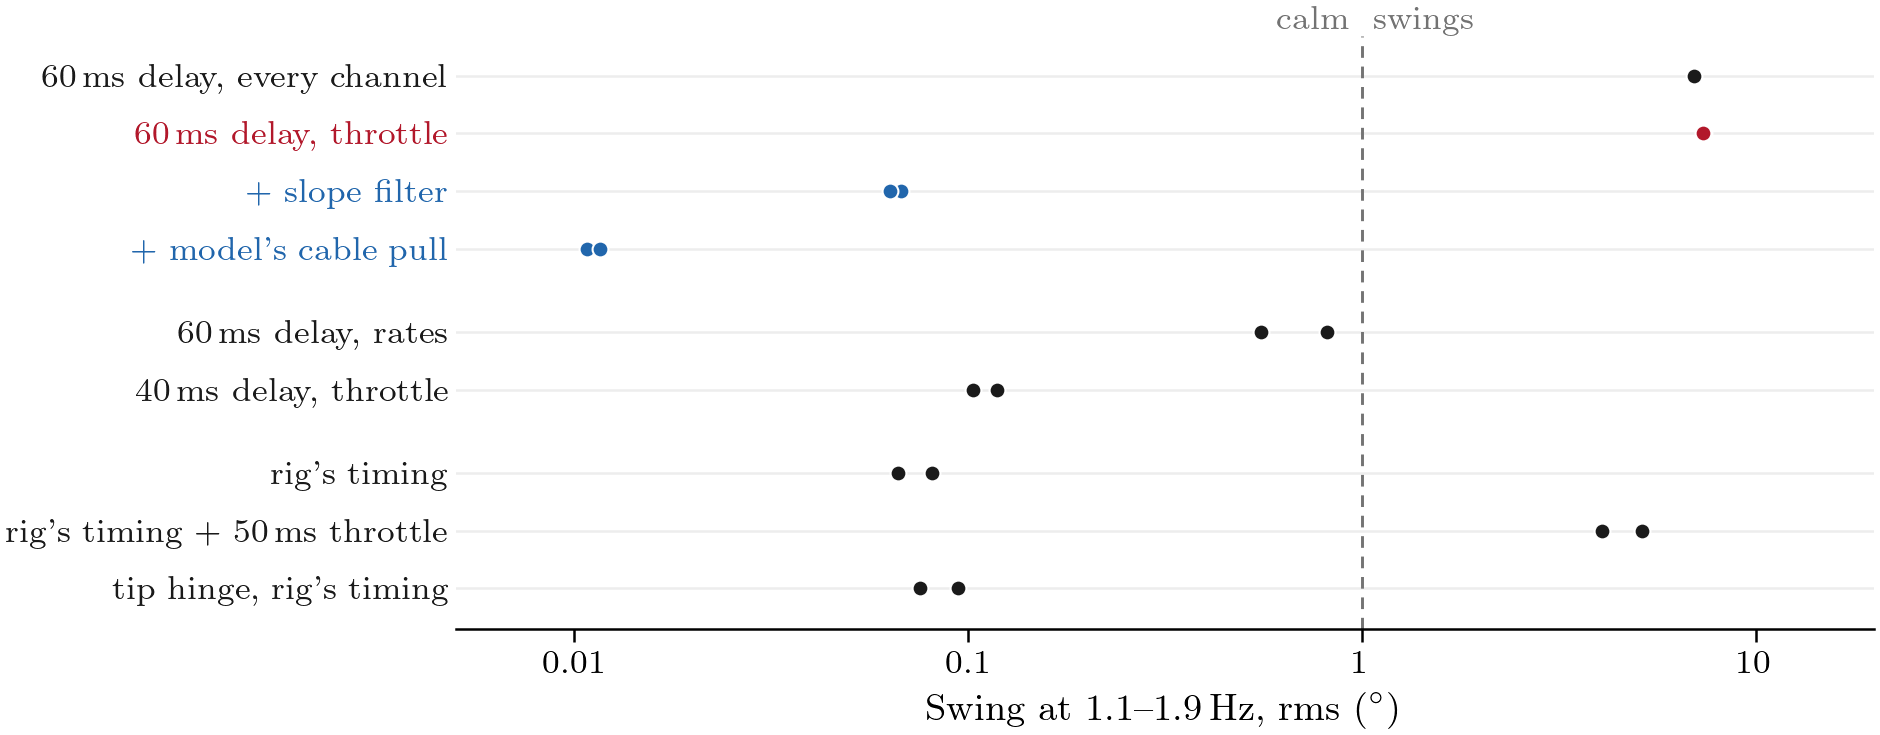

This figure's Python source:
#!/usr/bin/env python3
"""The pair's swing in the twin (card docs/experiments/2026-10-23_pair_mode_timing.md, rounds A-D): the 0.55 m pair
hover, the swing's size per timing arm and per fix.

Message: the twin's pair swings only when the throttle is delayed by about 50-60 ms; delay on the rates, the rig's
measured timing and the tip hinge stay calm, and both fixes (the slope filter, the cable pull taken from the model)
remove the 60 ms throttle swing.
Hero: M1(b), the ring normal's tip band-passed 1.1-1.9 Hz, rms from the top to LAND (tools/pair_swing.py, the card's
measure), one marker per run, on a log scale; the card's 1 deg testbed bar dashed. The 60 ms throttle case in red and
its two fixes in blue (round D's comparison); the other arms dark grey.
Runs: A R2449, R2450/R2451, R2452/R2453, R2454/R2455; B R2465/R2470 (rig timing, ema), R2479/R2480 (rig timing + 50 ms
on the throttle); C R2598/R2600 (the tip hinge, planner typed as today); D R2691/R2692 (slope), R2693/R2694 (cable
pull from the model). Left out: B's slope, 1 m, norate and nokff arms and C's re-typed arm (all calm, < 0.1 deg).
"""
import os
import sys

sys.path.insert(0, os.path.dirname(os.path.abspath(__file__)))
import review_style as S  # noqa: E402
import pair_swing as P  # noqa: E402

ROWS = ((r'60\,ms delay, every channel', ('R2449',), 'ctx'),
        (r'60\,ms delay, throttle', ('R2450', 'R2451'), 'base'),
        (r'$+$ slope filter', ('R2691', 'R2692'), 'fix'),
        (r"$+$ model's cable pull", ('R2693', 'R2694'), 'fix'),
        (r'60\,ms delay, rates', ('R2452', 'R2453'), 'ctx'),
        (r'40\,ms delay, throttle', ('R2454', 'R2455'), 'ctx'),
        (r"rig's timing", ('R2465', 'R2470'), 'ctx'),
        (r"rig's timing $+$ 50\,ms throttle", ('R2479', 'R2480'), 'ctx'),
        (r"tip hinge, rig's timing", ('R2598', 'R2600'), 'ctx'))
TESTBED_DEG = 1.0
GAP_BEFORE = {4, 6}          # a little space after the fixes and before the rig-timing rows


def main():
    S.setup()
    fig = S.figure('full', 2.45)
    ax = fig.subplots()
    ys, y = [], 0.0
    for i, _ in enumerate(ROWS):
        y += 1.0 + (0.45 if i in GAP_BEFORE else 0.0)
        ys.append(y)
    col = {'ctx': S.INK, 'base': S.RED, 'fix': S.BLUE}
    for (label, runs, kind), yy in zip(ROWS, ys):
        vals = [P.score(r)['m1_hover'] for r in runs]
        print(f'{label}: ' + ', '.join(f'{r} {v:.3f}' for r, v in zip(runs, vals)))
        ax.plot(vals, [yy] * len(vals), 'o', ms=S.MS, mfc=col[kind], mec='white', mew=0.5, zorder=3)
        ax.axhline(yy, color=S.FILL, lw=0.6, zorder=0)
    S.ref_line(ax, TESTBED_DEG, horizontal=False)
    ax.annotate(r'swings', xy=(TESTBED_DEG, 1.0), xycoords=('data', 'axes fraction'), xytext=(3, 0),
                textcoords='offset points', ha='left', va='bottom', fontsize=8, color=S.GREY)
    ax.annotate(r'calm', xy=(TESTBED_DEG, 1.0), xycoords=('data', 'axes fraction'), xytext=(-3, 0),
                textcoords='offset points', ha='right', va='bottom', fontsize=8, color=S.GREY)
    ax.set_xscale('log')
    ax.set_xlim(0.005, 20)
    ax.set_xticks([0.01, 0.1, 1, 10])
    ax.set_xticklabels(['0.01', '0.1', '1', '10'])
    ax.minorticks_off()
    ax.set_yticks(ys)
    ax.set_yticklabels([r[0] for r in ROWS])
    for tl, (_, _, kind) in zip(ax.get_yticklabels(), ROWS):
        tl.set_color(col[kind] if kind != 'ctx' else S.INK)
    ax.tick_params(axis='y', length=0)
    ax.spines['left'].set_visible(False)
    ax.set_ylim(ys[-1] + 0.7, ys[0] - 0.7)
    ax.set_xlabel(r'Swing at 1.1--1.9\,Hz, rms ($^\circ$)')
    S.save(fig, 'fig_pair_twin')


if __name__ == '__main__':
    main()
